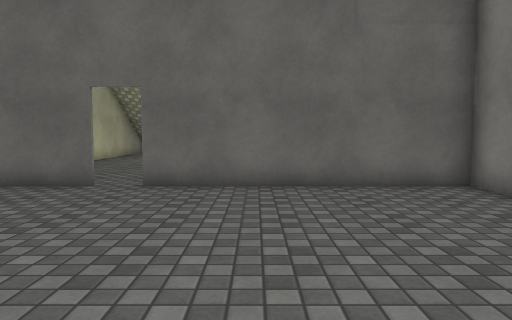
[1] (above)

14 first-person views from a walk through a 3-D level made in the Unity game engine. The camera is 1.2 m above the floor, tilts 4° down and sees 70° across. Doors are open. The floor is counted in squares, 1 m on a side. Each view is taken from the middle of a square. On the plan, view 1 faces up. The plan holds only what a view shows up to about 15 squares ahead; the rest is blank. The place goes on beyond the plan. Surface patterns are stand-ins for the level's own textures.

[2]
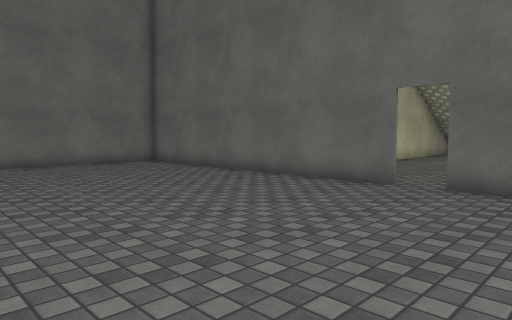

[3]
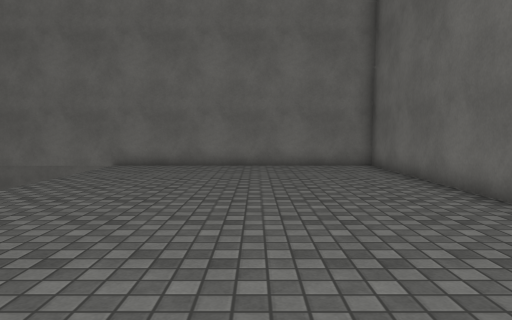

[4]
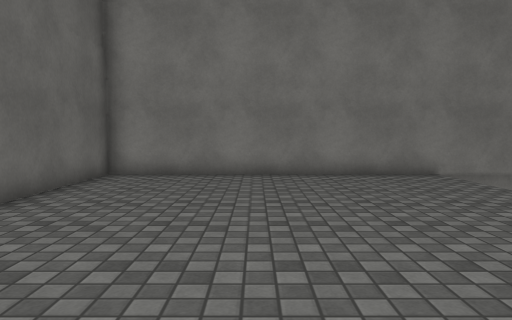

[5]
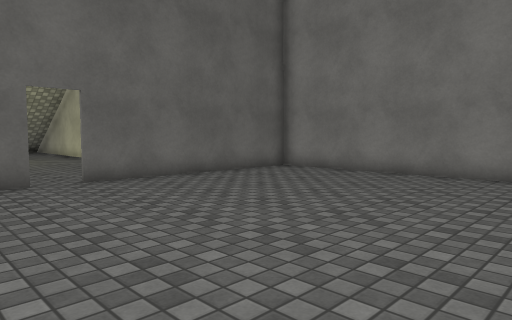

[6]
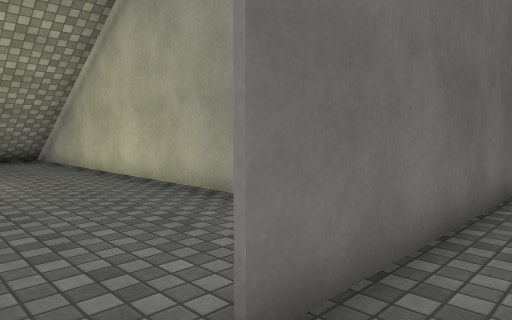

[7]
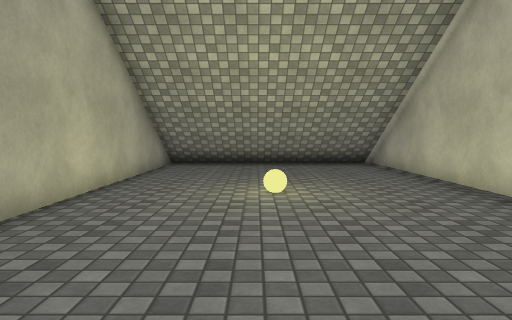

[8]
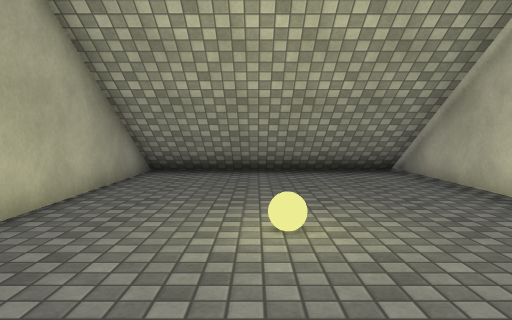

[9]
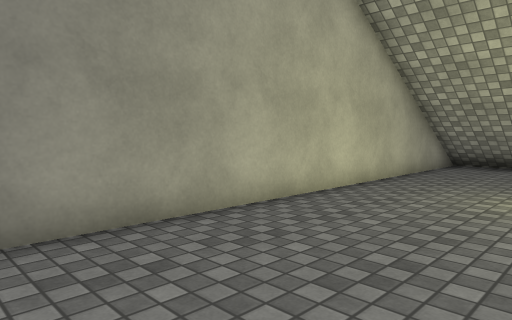

[10]
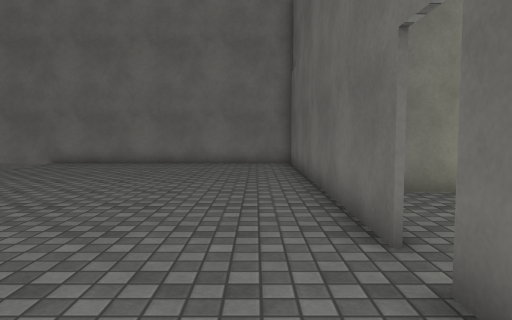

[11]
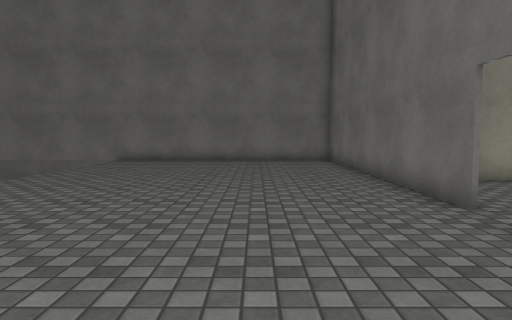

[12]
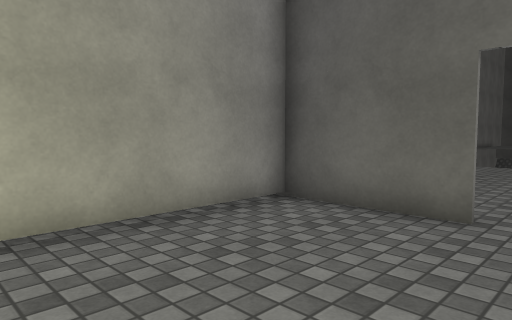

[13]
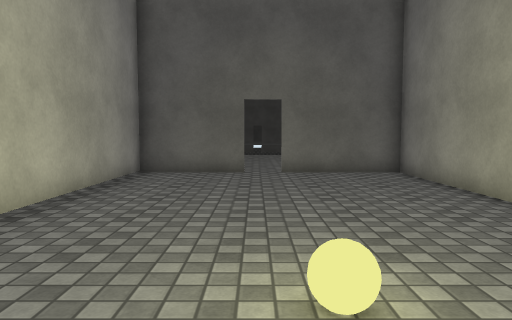

[14]
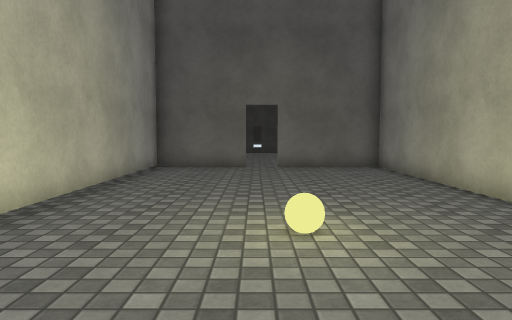

### Floor plan
Key: @ floor where view 1 was taken; # wall or solid block; . floor; D open door; v drop or lower ground.
Columns run from 15 left of view 1 to 5 right of it. Each row starts with its distance up from view 1.
 23        ##########
 22        #........#
 21        #........#
 20        #........#
 19        #........#
 18        #........#
 17        #........#
 16        #........#
 15        #........#
 14        #........#
 13        #........#
 12        #........#
 11        #........#
 10        #........#
  9  ###########D########
  8 #...........D.......#
  7 #...................#
  6 #...................#
  5 #...................#
  4 #...................#
  3 #...................#
  2 #...................#
  1 #...................#
  0 #..............@....#
 -1 #.........    ......#
 -2                     v

Positions as (right, up) in squares from view 1, and headings:
1: (0, 0), facing up
2: (0, 0), facing up-left
3: (-1, 4), facing left
4: (-6, 4), facing right
5: (-6, -1), facing up-right
6: (-4, 7), facing up-right
7: (-4, 10), facing up
8: (-4, 13), facing up
9: (-3, 10), facing up-left
10: (0, 7), facing left
11: (2, 5), facing left
12: (-4, 14), facing down-right
13: (-3, 20), facing down
14: (-3, 22), facing down
